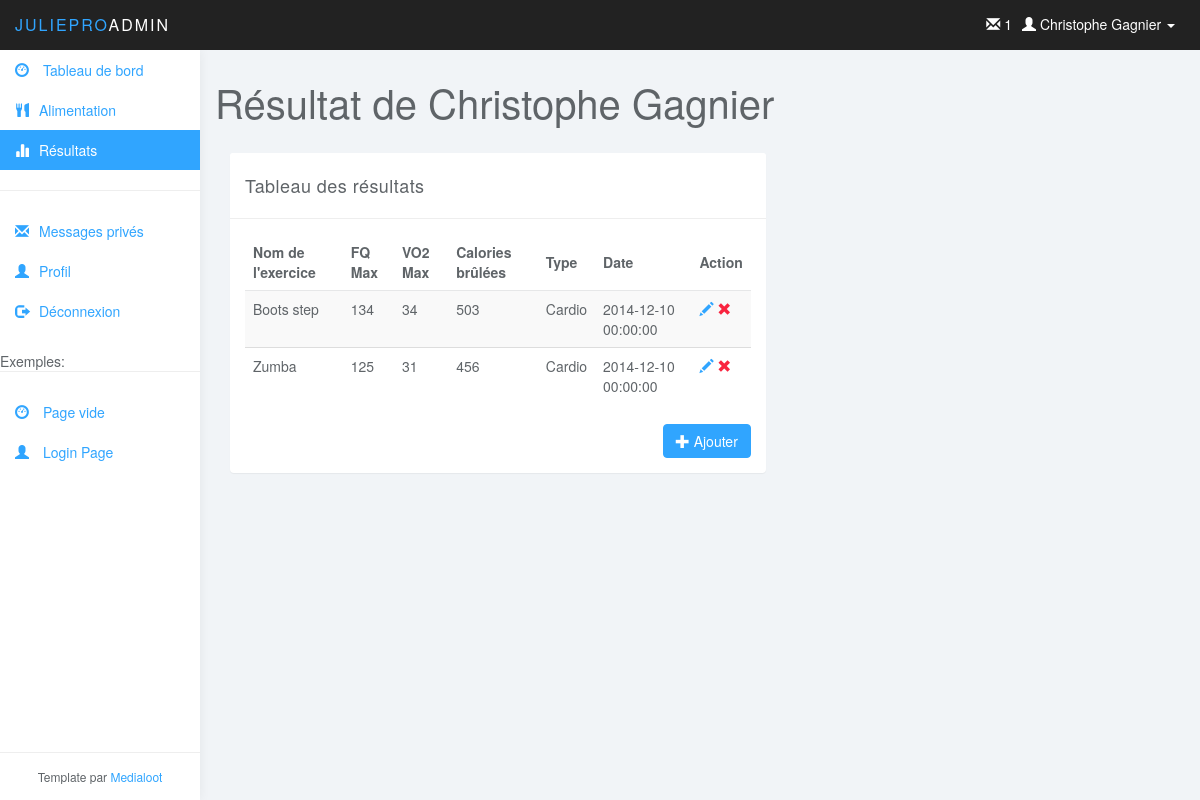
/?action=view_resultat, run on the app's committed database.
### tables this page shows
CREATE TABLE IF NOT EXISTS `utilisateur` (
`utilisateurID` int(11) NOT NULL,
  `nom` varchar(45) NOT NULL,
  `prenom` varchar(45) NOT NULL,
  `noTel` varchar(45) NOT NULL,
  `noCell` varchar(45) DEFAULT NULL,
  `noRue` int(11) NOT NULL,
  `rue` varchar(45) NOT NULL,
  `ville` varchar(45) NOT NULL,
  `codePostal` varchar(45) NOT NULL,
  `age` int(11) NOT NULL,
  `dateInscription` datetime NOT NULL,
  `courriel` varchar(45) NOT NULL,
  `statut` int(11) NOT NULL,
  `entraineurID` int(11) DEFAULT NULL
);

CREATE TABLE IF NOT EXISTS `resultat` (
`resultatID` int(11) NOT NULL,
  `FQMax` int(11) NOT NULL,
  `VO2Max` int(11) NOT NULL,
  `calorieBrulee` int(11) NOT NULL,
  `date` datetime NOT NULL,
  `entrainementID` int(11) NOT NULL,
  `clientID` int(11) NOT NULL
);

CREATE TABLE IF NOT EXISTS `entrainement` (
`entrainementID` int(11) NOT NULL,
  `nom` varchar(45) DEFAULT NULL,
  `type` varchar(45) DEFAULT NULL
);

### model/user_db.php (called while the page is built, shortened)
<?php
function get_user($userID) {
    global $db;
    $query = 'SELECT * FROM utilisateur
              WHERE utilisateurID = '.$userID;
    $result = $db->query($query);
	$result = $result->fetch();
    return $result;
}

### model/resultat_db.php (called while the page is built, shortened)
<?php
function get_all_resultat($userID)
{
    global $db;
    $query = 'SELECT *
        FROM `resultat` R
        INNER JOIN `entrainement` E
        ON R.`entrainementID` = E.`entrainementID`
        WHERE R.clientID = '.$userID;
    $result = $db->query($query);
    $resultat = Array();
    while($data = $result->fetch())
    {
        $resultat[$data['resultatID']] = $data;
    }
    return $resultat;
}

### view/resultat.php (the view)
<div class="row">
    <div class="col-lg-12">
        <h1 class="page-header">Résultat de <?php echo $userInfo['prenom'].' '.$userInfo['nom']; ?></h1>
    </div>
</div>
    <?php $resultat = get_all_resultat($userInfo['utilisateurID']); ?>
    <div class="col-md-7">
        <div class="panel panel-default">
            <div class="panel-heading">Tableau des résultats</div>
            <div class="panel-body">
                <table class="table table-striped table-hover">
                    <thead>
                    <tr>
                        <th>Nom de l'exercice</th>
                        <th>FQ Max</th>
                        <th>VO2 Max</th>
                        <th>Calories brûlées</th>
                        <th>Type</th>
                        <th>Date</th>
                        <th>Action</th>
                    </tr>
                    </thead>
                    <?php
                    foreach($resultat as $resultatCourant)
                    {
                        echo '<tr>';
                            echo'<td>'.$resultatCourant['nom'].'</td>';
                            echo'<td>'.$resultatCourant['FQMax'].'</td>';
                            echo'<td>'.$resultatCourant['VO2Max'].'</td>';
                            echo'<td>'.$resultatCourant['calorieBrulee'].'</td>';
                            echo'<td>'.$resultatCourant['type'].'</td>';
                            echo'<td>'.$resultatCourant['date'].'</td>';
                        echo '<td>';
                            echo '<a href="#" class="glyphicon glyphicon-pencil "> </a> ';
                            echo '<a href="?action=remove_resultat&resultatID='.$resultatCourant['resultatID'].'" class="glyphicon glyphicon-remove color-red"> </a>';
                        echo '</td>';
                        echo '</tr>';
                    }
                ?>
                </table>
                <a href="?action=form_resultat" class="btn btn-primary pull-right"><span class="glyphicon glyphicon-plus"></span> Ajouter</a>
            </div>
        </div>
    </div>

### view/header.php (shortened to what this page needs)
<!DOCTYPE html>
<html>
<head>
    <link href="css/bootstrap.min.css" rel="stylesheet">
    <link href="css/datepicker3.css" rel="stylesheet">
    <link href="css/styles.css" rel="stylesheet">
</head>
<body>
<nav class="navbar navbar-inverse navbar-fixed-top" role="navigation">
    <div class="container-fluid">
        <div class="navbar-header">
            <a class="navbar-brand" href="index.php"><span>JuliePro</span>Admin</a>
            <?php if(!empty($userInfo))
            { ?>
                <ul class="user-menu">
                    <li class="dropdown pull-right"> <a href="#" class="dropdown-toggle" data-toggle="dropdown"> <span class="glyphicon glyphicon-user"></span> <?php echo $userInfo['prenom'].' '.$userInfo['nom']; ?> <span class="caret"></span> </a>
                    </li>
                </ul>
				<ul class="user-menu">
					<li><a href="?action=view_messageprive"><span class="glyphicon glyphicon-envelope"></span> 1 </a></li>
				</ul>
            <?php } ?>
        </div>
    </div>
</nav>

### css/styles.css (style rules this page uses)
body { background: #f1f4f7; padding-top: 50px; color: #5f6468; }
a, a:hover, a:focus { color: #30a5ff; }
h1, h2, h3, h4, h5, h6 { color: #5f6468; }
h1 { font-weight: 300; font-size: 40px; }
.color-red { color: #f9243f; }
.navbar-header .navbar-brand { color: #fff; font-size: 16px; text-transform: uppercase; font-weight: 500; letter-spacing: 2px; }
.navbar-header .navbar-brand span { color: #30a5ff; }
.btn-primary, .btn-primary:hover, .btn-primary:focus, .btn-primary:active, .btn-primary.active, .open > .dropdown-toggle.btn-primary, .btn-primary.disabled, .btn-primary[disabled], fieldset[disabled] .btn-primary, .btn-primary.disabled:hover, .btn-primary[disabled]:hover, fieldset[disabled] .btn-primary:hover, .btn-primary.disabled:focus, .btn-primary[disabled]:focus, fieldset[disabled] .btn-primary:focus, .btn-primary.disabled:active, .btn-primary[disabled]:active, fieldset[disabled] .btn-primary:active, .btn-primary.disabled.active, .btn-primary[disabled].active, fieldset[disabled] .btn-primary.active { background-color: #30a5ff; border-color: #30a5ff; }
.panel { border: 0; }
.panel-heading { font-size: 18px; font-weight: 300; letter-spacing: 0.025em; height: 66px; line-height: 45px; }
.panel-default .panel-heading { background: #fff; border-bottom: 1px solid #eee; color: #5f6468; }
.navbar { border: 0; }
.user-menu { display: inline-block; margin-top: 14px; margin-right: 10px; float: right; list-style: none; padding: 0; }
.user-menu a { color: #fff; }
@media (min-width: 768px) { .navbar-header { width: 100%; } }
h1.page-header { margin-top: 30px; border-bottom: 0; }
.table { background: #fff; }
.table>thead>tr>th { border-bottom: 1px solid #e6e7e8; vertical-align: middle; height: 50px; }

### data on the page
utilisateur: prenom "Christophe", nom "Gagnier"
resultat: entrainementID.nom "Boots step", FQMax "134", VO2Max "34", calorieBrulee "503", entrainementID.type "Cardio", date "2014-12-10 00:00:00"
resultat: entrainementID.nom "Zumba", FQMax "125", VO2Max "31", calorieBrulee "456", entrainementID.type "Cardio", date "2014-12-10 00:00:00"
